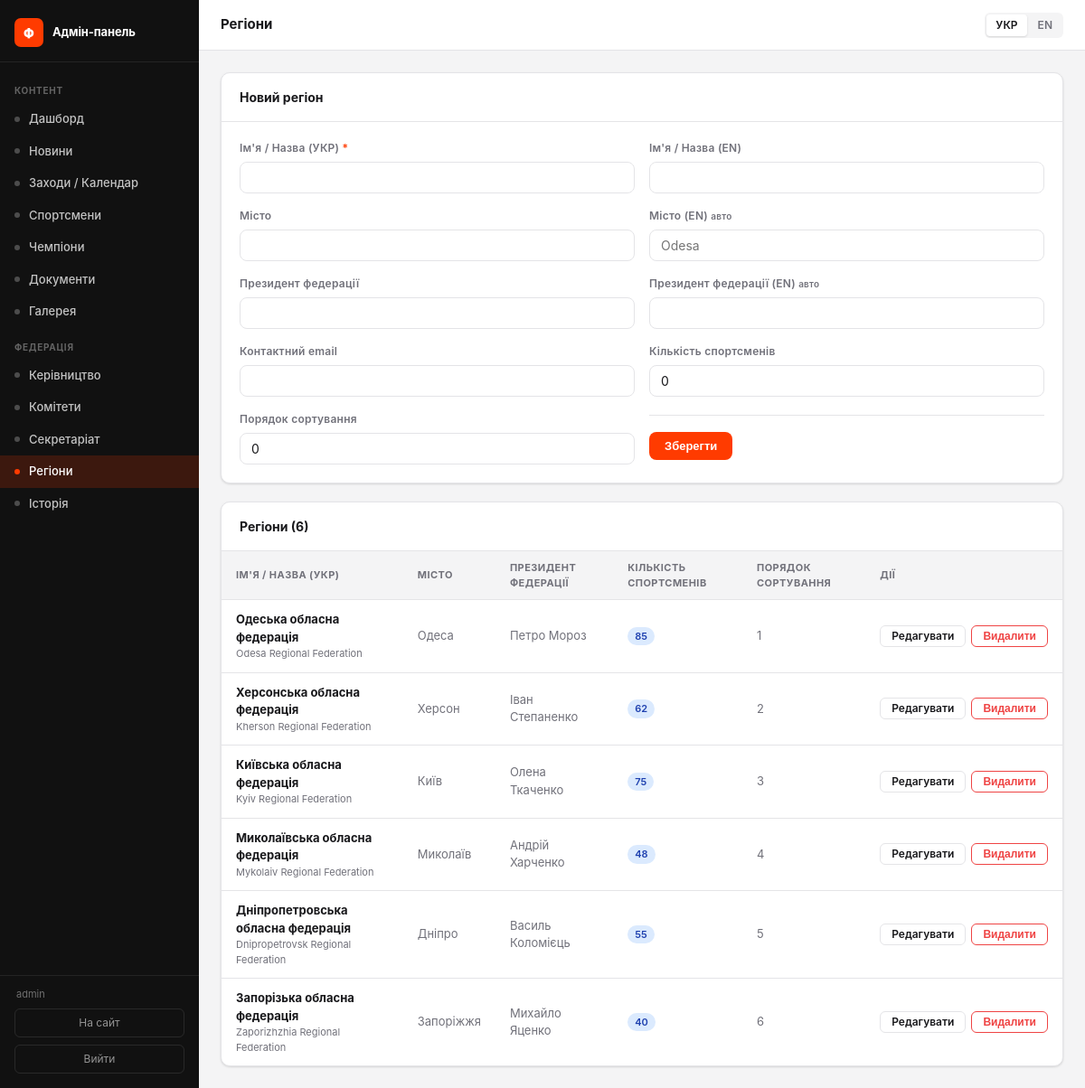
The page /admin/regions (signed in) on the database its author committed.
### tables this page shows
CREATE TABLE regions (
        id INTEGER PRIMARY KEY AUTOINCREMENT,
        name TEXT NOT NULL,
        name_en TEXT,
        city TEXT,
        president TEXT,
        contact_email TEXT,
        athletes_count INTEGER DEFAULT 0,
        sort_order INTEGER DEFAULT 0
    , contact_phone TEXT, city_en TEXT, president_en TEXT);

### admin.py (the view)
@admin_bp.route('/regions')
@require_admin
def regions_list():
    rows = db.get_regions()
    return render_template('admin/regions.html', items=rows)

### admin.py (called while the page is built)
def _lang():
    return session.get('admin_lang', 'uk')

def require_admin(f):
    @functools.wraps(f)
    def decorated(*args, **kwargs):
        if not session.get('admin_logged_in'):
            return redirect(url_for('admin.login'))
        return f(*args, **kwargs)
    return decorated

@admin_bp.context_processor
def _ctx():
    lang = _lang()
    return {
        'admin_lang': lang,
        'L': _L[lang],
        'admin_user': session.get('admin_username', ''),
        'req_endpoint': request.endpoint or '',
    }

### app.py (called while the page is built)
@app.before_request
def set_language():
    if request.path == '/' and request.cookies.get('lang') == 'en':
        return redirect('/en/', 302)
    if not getattr(g, 'lang', None):
        lang = request.cookies.get('lang', 'uk')
        g.lang = lang if lang in SUPPORTED_LANGS else 'uk'
        g.t    = make_t(g.lang)

@app.context_processor
def inject_globals():
    lang = getattr(g, 'lang', 'uk')
    path = request.path
    qs = ('?' + request.query_string.decode('utf-8', 'replace')) if request.query_string else ''
    suffix = path[3:] if path.startswith('/en') else path
    if not suffix:
        suffix = '/'
    lp = '/en' if lang == 'en' else ''
    return {
        'current_year': datetime.today().year,
        'lang': lang,
        't': getattr(g, 't', make_t('uk')),
        'icon': _icon,
        'lp': lp,
        'lp_uk': suffix + qs,
        'lp_en': '/en' + suffix + qs,
    }

def _fix_text_node(text):
    text = _PREP_RE.sub(lambda m: m.group(1) + ' ', text)
    text = _YEAR_RE.sub(r'\1 \2', text)
    return text

### db.py (called while the page is built)
def get_db():
    conn = sqlite3.connect(DB_PATH)
    conn.row_factory = sqlite3.Row
    conn.execute("PRAGMA journal_mode=WAL")
    return conn

def get_regions():
    conn = get_db()
    rows = conn.execute("SELECT * FROM regions ORDER BY sort_order, name").fetchall()
    conn.close()
    return rows

### translations.py (called while the page is built)
def make_t(lang):
    d = TRANSLATIONS.get(lang, UK)
    def t(key):
        return d.get(key, UK.get(key, key))
    return t

### templates/admin/regions.html (shortened to what this page needs)
{% extends "admin/base.html" %}
{% block page_title %}{{ L.regions }}{% endblock %}
{% block content %}
{% set editing = edit_item is defined and edit_item %}
<div class="a-card" style="margin-bottom:1.25rem;">
  <div class="a-card-header">
    <div class="a-card-title">{{ L.edit_region if editing else L.new_region }}</div>
  </div>
  <div class="a-card-body">
    <form method="post"
          action="{{ '/admin/regions/' ~ edit_item.id ~ '/edit' if editing else '/admin/regions/new' }}">
      <div class="a-form-grid cols-2">
        <div class="a-form-group">
          <label class="a-form-label">{{ L.name_uk }} <span>*</span></label>
          <input class="a-input" name="name" type="text" required
                 value="{{ edit_item.name if editing else '' }}">
        </div>
        <div class="a-form-group">
          <label class="a-form-label">{{ L.name_en }}</label>
          <input class="a-input" name="name_en" type="text"
                 value="{{ edit_item.name_en if editing else '' }}">
        </div>
        <div class="a-form-group">
          <label class="a-form-label">{{ L.city }}</label>
          <input class="a-input" name="city" type="text"
                 value="{{ edit_item.city if editing else '' }}">
        </div>
        <div class="a-form-group">
          <label class="a-form-label">{{ L.city }} (EN) <small class="muted">{{ 'авто' if admin_lang == 'uk' else 'auto' }}</small></label>
          <input class="a-input" name="city_en" type="text" placeholder="Odesa"
                 value="{{ edit_item.city_en if editing else '' }}">
        </div>
        <div class="a-form-group">
          <label class="a-form-label">{{ L.president }}</label>
          <input class="a-input" name="president" type="text"
                 value="{{ edit_item.president if editing else '' }}">
        </div>
        <div class="a-form-group">
          <label class="a-form-label">{{ L.president }} (EN) <small class="muted">{{ 'авто' if admin_lang == 'uk' else 'auto' }}</small></label>
          <input class="a-input" name="president_en" type="text"
                 value="{{ edit_item.president_en if editing else '' }}">
        </div>
        <div class="a-form-group">
          <label class="a-form-label">{{ L.contact_email }}</label>
          <input class="a-input" name="contact_email" type="email"
                 value="{{ edit_item.contact_email if editing else '' }}">
        </div>
        <div class="a-form-group">
          <label class="a-form-label">{{ L.athletes_count }}</label>
          <input class="a-input" name="athletes_count" type="number" min="0"
                 value="{{ edit_item.athletes_count if editing else 0 }}">
        </div>
        <div class="a-form-group">
          <label class="a-form-label">{{ L.sort_order }}</label>
          <input class="a-input" name="sort_order" type="number" min="0"
                 value="{{ edit_item.sort_order if editing else 0 }}">
        </div>
        <div class="a-form-actions full">
          <button class="btn btn-primary" type="submit">{{ L.save }}</button>
        </div>
      </div>
    </form>
  </div>
</div>
<div class="a-card">
  <div class="a-card-header">
    <div class="a-card-title">{{ L.regions }} ({{ items|length }})</div>
  </div>
  {% if items %}
  <table class="a-table">
    <thead>
      <tr>
        <th>{{ L.name_uk }}</th>
        <th>{{ L.city }}</th>
        <th>{{ L.president }}</th>
        <th>{{ L.athletes_count }}</th>
        <th>{{ L.sort_order }}</th>
        <th>{{ L.actions }}</th>
      </tr>
    </thead>
    <tbody>
      {% for item in items %}
      <tr>
        <td>
          <strong>{{ item.name }}</strong>
          {% if item.name_en %}<div class="muted" style="font-size:11px;">{{ item.name_en }}</div>{% endif %}
        </td>
        <td class="muted">{{ item.city or '—' }}</td>
        <td class="muted">{{ item.president or '—' }}</td>
        <td><span class="badge badge-blue">{{ item.athletes_count }}</span></td>
        <td class="muted">{{ item.sort_order }}</td>
        <td>
          <div class="a-actions">
            <a class="btn btn-ghost btn-sm" href="/admin/regions/{{ item.id }}/edit">{{ L.edit }}</a>
            <form method="post" action="/admin/regions/{{ item.id }}/delete" style="display:inline;"
                  onsubmit="return confirm('{{ L.confirm_delete }}')">
              <button class="btn btn-sm" style="color:var(--danger);border-color:currentColor;background:transparent;" type="submit">{{ L.delete }}</button>
            </form>
          </div>
        </td>
      </tr>
      {% endfor %}
    </tbody>
  </table>
  {% else %}
  <div class="a-empty">{{ 'Записів ще немає' if admin_lang == 'uk' else 'No records yet' }}</div>
  {% endif %}
</div>
{% endblock %}

### static/css/admin.css (style rules this page uses)
*, *::before, *::after { box-sizing: border-box; margin: 0; padding: 0; }
:root { --brand: #FF3B00; --brand-hover: #e03200; --sidebar-w: 220px; --sidebar-bg: #111; --sidebar-text: rgba(255,255,255,.75); --sidebar-active: #FF3B00; --bg: #f4f4f5; --surface: #fff; --border: #e4e4e7; --text: #18181b; --muted: #71717a; --radius: 10px; --danger: #ef4444; --success: #22c55e; --shadow: 0 1px 3px rgba(0,0,0,.08), 0 1px 2px rgba(0,0,0,.06); }
html, body { height: 100%; }
body { font-family: -apple-system, BlinkMacSystemFont, 'Segoe UI', Helvetica, Arial, sans-serif; font-size: 14px; line-height: 1.5; color: var(--text); background: var(--bg); }
.a-card { background: var(--surface); border: 1px solid var(--border); border-radius: var(--radius); box-shadow: var(--shadow); overflow: hidden; }
.a-card-header { padding: 1rem 1.25rem; border-bottom: 1px solid var(--border); display: flex; align-items: center; gap: .75rem; }
.a-card-title { font-size: 14px; font-weight: 700; flex: 1; }
.a-card-body { padding: 1.25rem; }
.a-table { width: 100%; border-collapse: collapse; font-size: 13px; }
.a-table th { text-align: left; padding: .625rem 1rem; font-size: 11px; font-weight: 700; letter-spacing: .04em; text-transform: uppercase; color: var(--muted); background: var(--bg); border-bottom: 1px solid var(--border); }
.a-table td { padding: .75rem 1rem; border-bottom: 1px solid var(--border); vertical-align: middle; }
.a-table tr:last-child td { border-bottom: none; }
.a-table .muted { color: var(--muted); }
.a-table .a-actions { display: flex; gap: .375rem; align-items: center; }
.badge { display: inline-flex; align-items: center; padding: 2px 8px; border-radius: 100px; font-size: 11px; font-weight: 600; line-height: 1.5; }
.badge-blue { background: #dbeafe; color: #1e40af; }
.btn { display: inline-flex; align-items: center; gap: .375rem; padding: .5rem 1rem; border-radius: 8px; font-size: 13px; font-weight: 600; cursor: pointer; border: 1px solid transparent; text-decoration: none; transition: all .15s; line-height: 1; }
.btn-primary { background: var(--brand); color: #fff; }
.btn-ghost { background: transparent; color: var(--text); border-color: var(--border); }
.btn-sm { padding: .3rem .75rem; font-size: 12px; border-radius: 6px; }
.a-form-grid { display: grid; gap: 1rem; }
.a-form-grid.cols-2 { grid-template-columns: 1fr 1fr; }
.a-form-group { display: flex; flex-direction: column; gap: .375rem; }
.a-form-label { font-size: 12px; font-weight: 600; color: var(--muted); letter-spacing: .02em; }
.a-form-label span { color: var(--brand); }
.a-input, .a-select, .a-textarea { width: 100%; padding: .5rem .75rem; border: 1px solid var(--border); border-radius: 8px; font-size: 14px; color: var(--text); background: var(--surface); transition: border-color .15s, box-shadow .15s; font-family: inherit; }
.a-form-actions { display: flex; gap: .75rem; align-items: center; padding-top: .75rem; border-top: 1px solid var(--border); margin-top: .25rem; }

### rows shown on the page
regions: name "Одеська обласна федерація", name_en "Odesa Regional Federation", city "Одеса", president "Петро Мороз", athletes_count "85", sort_order "1", edit "Редагувати", delete "Видалити"
regions: name "Херсонська обласна федерація", name_en "Kherson Regional Federation", city "Херсон", president "Іван Степаненко", athletes_count "62", sort_order "2", edit "Редагувати", delete "Видалити"
regions: name "Київська обласна федерація", name_en "Kyiv Regional Federation", city "Київ", president "Олена Ткаченко", athletes_count "75", sort_order "3", edit "Редагувати", delete "Видалити"
regions: name "Миколаївська обласна федерація", name_en "Mykolaiv Regional Federation", city "Миколаїв", president "Андрій Харченко", athletes_count "48", sort_order "4", edit "Редагувати", delete "Видалити"
regions: name "Дніпропетровська обласна федерація", name_en "Dnipropetrovsk Regional Federation", city "Дніпро", president "Василь Коломієць", athletes_count "55", sort_order "5", edit "Редагувати", delete "Видалити"
regions: name "Запорізька обласна федерація", name_en "Zaporizhzhia Regional Federation", city "Запоріжжя", president "Михайло Яценко", athletes_count "40", sort_order "6", edit "Редагувати", delete "Видалити"

### other values the page prints
{{ L.admin_panel }} "Адмін-панель"
{{ 'Контент' if admin_lang == 'uk' else 'Content' }} "КОНТЕНТ"
{{ L.dashboard }} "Дашборд"
{{ L.news }} "Новини"
{{ L.events }} "Заходи / Календар"
{{ L.athletes }} "Спортсмени"
{{ L.champions }} "Чемпіони"
{{ L.documents }} "Документи"
{{ L.gallery }} "Галерея"
{{ 'Федерація' if admin_lang == 'uk' else 'Federation' }} "ФЕДЕРАЦІЯ"
{{ L.leadership }} "Керівництво"
{{ L.committees }} "Комітети"
{{ L.secretariat }} "Секретаріат"
{{ L.regions }} "Регіони"
{{ L.history }} "Історія"
